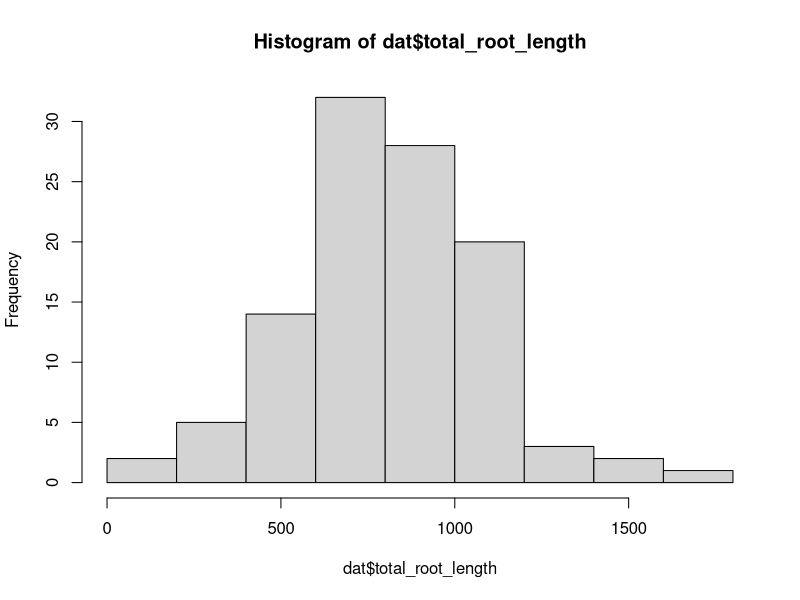
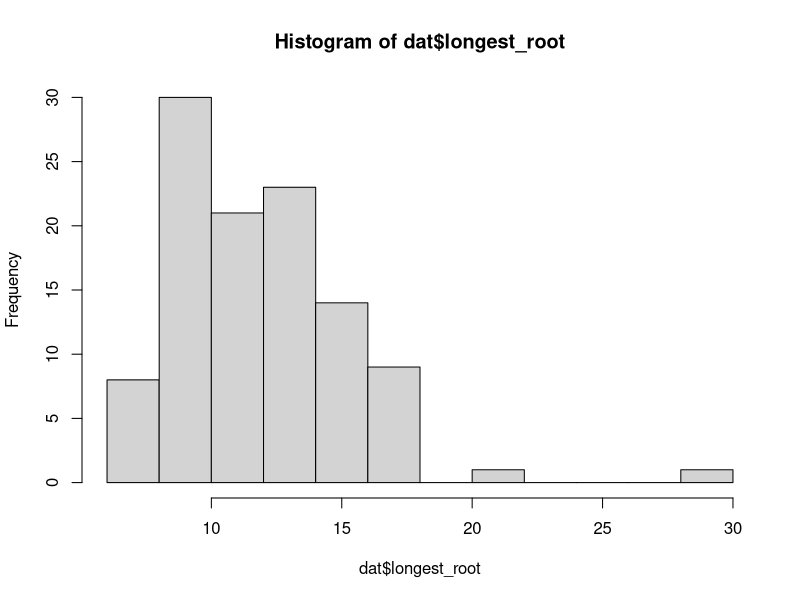
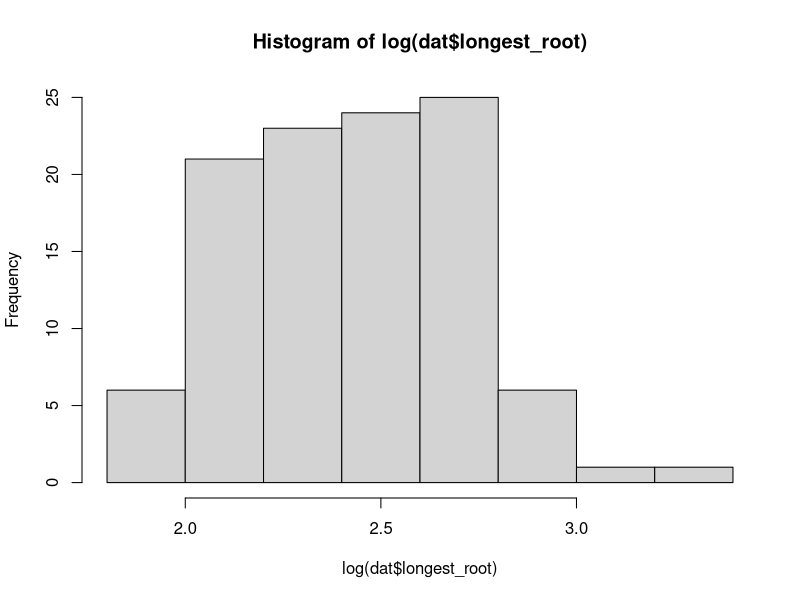
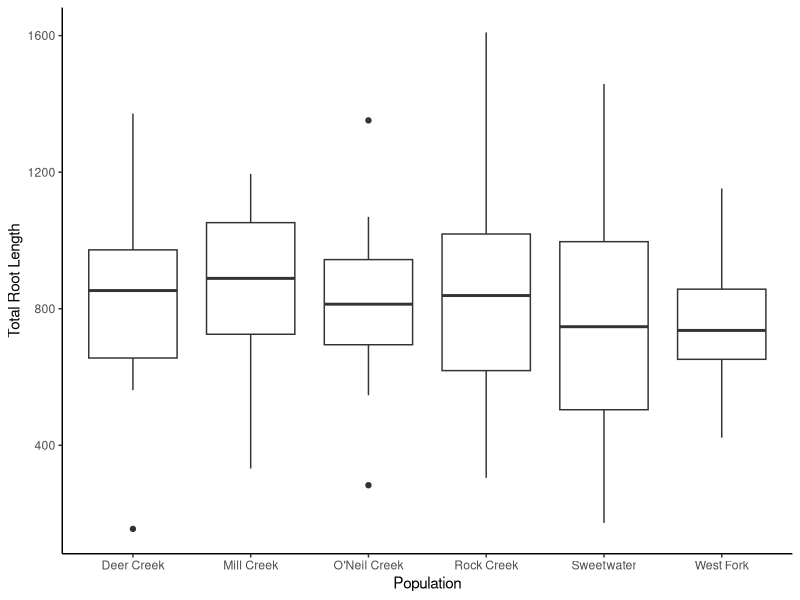
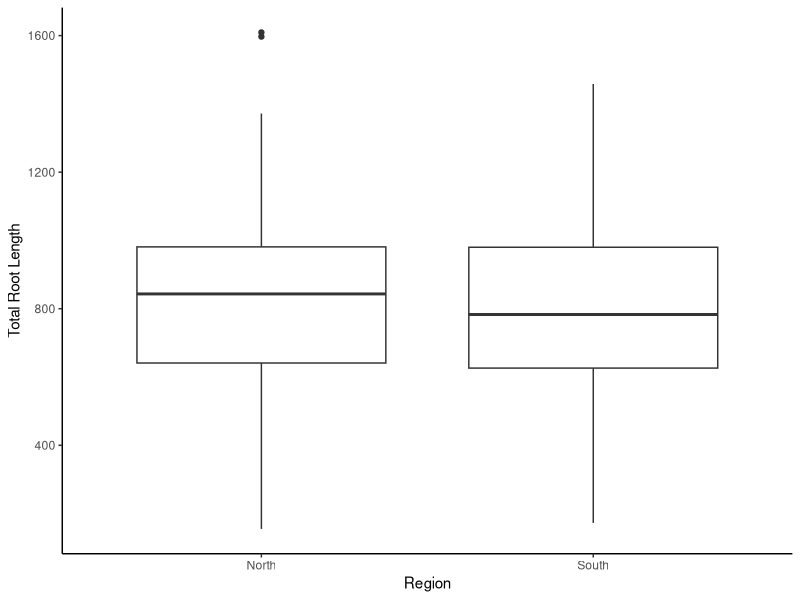
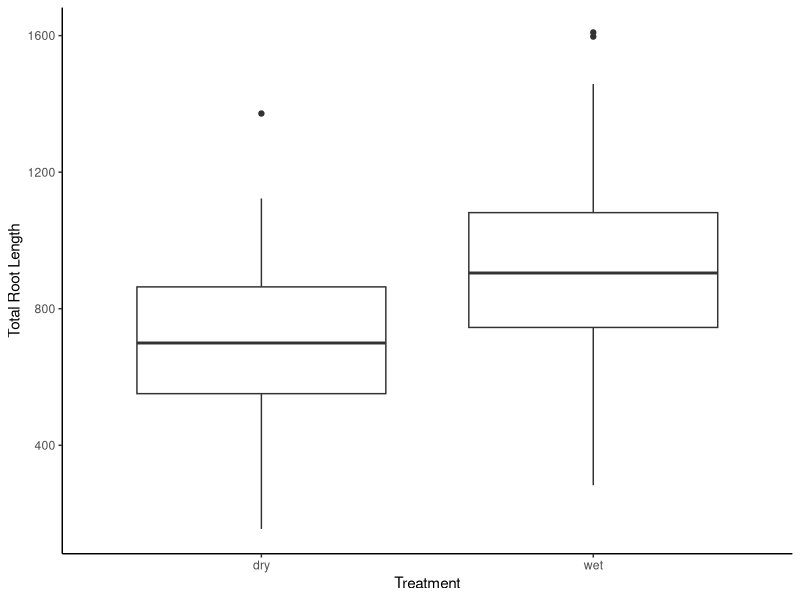
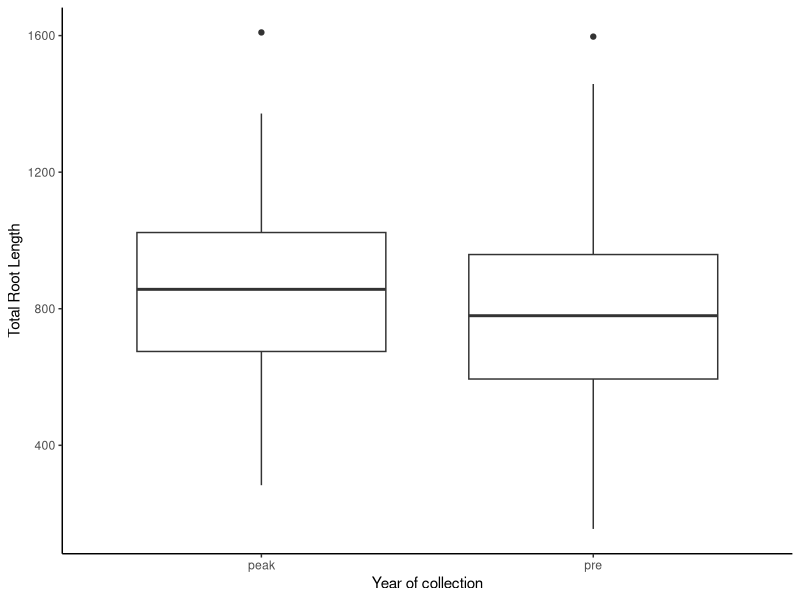
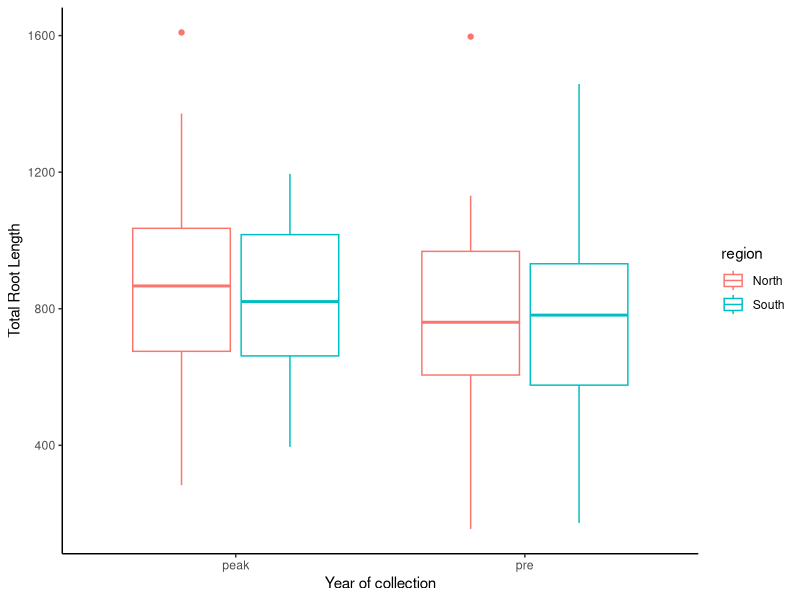

R code for these plots, in order:
### Root Study R-Script - Angert Lab
### Directed Studies 

### set working directory
setwd("~/Documents/Root_Study")


### load in packages 
library(tidyverse)
library(ggplot2)

### load in csv 
root_data <- read.csv("RootReader_Data.csv") %>%
  select(plant_id, total_root_length, longest_root, plant_type, rhizome_present)
View(root_data)

metadata <- read.csv("Metadata.csv") %>% 
  select(-X)


### joining CSV's into a master data set
dat <- left_join(root_data, metadata, by = c("plant_id" = "Random.ID"))

View(dat)


### binning collection years into pre-drought (2010, 2011) and peak-drought (2014-16)

dat <- dat%>%
  mutate(pre_peak = ifelse(Year == "2010", "pre", ifelse(Year == "2011", "pre", ifelse(Year == "2014", "peak", ifelse(Year == "2015", "peak", ifelse(Year == "2016", "peak", NA))))))


### making region variable from sites 
dat <- dat%>%
  mutate(region = ifelse(Site == "S02", "South", ifelse(Site == "S07", "South", ifelse(Site == "S11", "South", ifelse(Site == "S15", "North", ifelse(Site == "S16", "North", ifelse(Site == "S36", "North", NA)))))))


### Histogram displaying raw data

hist(dat$total_root_length)

hist(dat$longest_root)

hist(log(dat$longest_root))



#### Exploratory graphing ##########################

### Total Root length X population
p1 <- dat %>% filter(is.na(Name) == FALSE) %>% 
  ggplot(aes(x=Name, y=total_root_length)) +
  geom_boxplot() + xlab("Population") + ylab("Total Root Length")

p1 + theme_classic()


### Total Root length X region
p2 <- dat %>% filter(is.na(region) == FALSE) %>% 
  ggplot(aes(x=region, y=total_root_length)) +
  geom_boxplot() + xlab("Region") + ylab("Total Root Length")

p2 + theme_classic()

### Total Root length X Treatment 
p3 <- dat %>% filter(is.na(Treatment) == FALSE) %>% 
  ggplot(aes(x=Treatment, y=total_root_length)) +
  geom_boxplot() + xlab("Treatment") + ylab("Total Root Length")

p3 + theme_classic()

### Does root length by year - pre vs peak drought 
p4 <- dat %>% filter(is.na(pre_peak) == FALSE) %>% 
  ggplot(aes(x=pre_peak, y=total_root_length)) +
  geom_boxplot() + xlab("Year of collection") + ylab("Total Root Length")

p4 + theme_classic()


### Do regions differ in response to drought (evolution across years)?
p5 <- dat %>% filter(is.na(pre_peak) == FALSE) %>% 
  ggplot(aes(x=pre_peak, y=total_root_length, color=region)) +
  geom_boxplot() + xlab("Year of collection") + ylab("Total Root Length")

p5 + theme_classic()

### Do regions differ in response to drought (plasticity across treatment)?
p6 <- dat %>% filter(is.na(Treatment) == FALSE) %>% 
  ggplot(aes(x=Treatment, y=total_root_length, color=region)) +
  geom_boxplot() + xlab("Watering treatment") + ylab("Total Root Length")

p6 + theme_classic()

### Do sites differ in response to drought (plasticity across treatment)?
p7 <- dat %>% filter(is.na(Treatment) == FALSE) %>% 
  ggplot(aes(x=Site, y=total_root_length, color=Treatment)) +
  geom_boxplot() + xlab("Site") + ylab("Total Root Length")

p7 + theme_classic()

### Did plasticity evolve?
p8 <- dat %>% filter(is.na(Treatment) == FALSE) %>% 
  ggplot(aes(x=pre_peak, y=total_root_length, color=Treatment)) +
  geom_boxplot() + xlab("Year of collection") + ylab("Total Root Length")

p8 + theme_classic()


#### Analysis of variance
library(lme4)
library(lmerTest)
library(lmtest)

mod.3way <- lmer(total_root_length ~ region*Treatment*pre_peak + (1|Site), data=dat)
summary(mod.3way)
# model gives singularity error - it is overly complex
# two options: drop random effect &/or drop interaction terms

# without random effect of site
mod.3way.fixed <- lm(total_root_length ~ region*Treatment*pre_peak, data=dat)
summary(mod.3way.fixed)

# retaining random effect but dropping interaction terms
mod.2ways <- lmer(total_root_length ~ region*Treatment + region*pre_peak + Treatment*pre_peak + (1|Site), data=dat)
summary(mod.2ways)

lrtest(mod.3way, mod.2ways) #  3-way model has significantly higher likelihood --> should retain 3-way interaction
